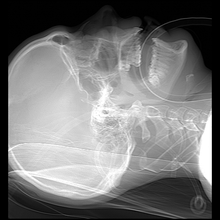
%> input picture images/0001.png, 220 x 220 px, shrunk from 512 x 512 before the run
$ octave edge_detection.m   (GNU Octave 9; MATLAB toolbox functions it lacks are replaced by stand-ins)
%> lines starting %> are read from the running program, lines starting %| are printed output that depends on the picture; in (x1, y1, x2, y2) boxes, pixels count from 0 and x2, y2 are one past the last pixel; in counts of white or black regions, pixels touching at a corner belong together; the program's own positions count from 1
%%
% images | derivatives | ang_mag | nonmax | LT_HT | hysteresis
picturesque = [false false false false false false];

I_raw = imread('./images/0001.png');
%> I_raw is the input picture: size 220x220 uint8; min 0, max 255, mean 118.5

I = imgaussfilt(medfilt2(I_raw), 0.5);

if picturesque(1)
    figure()
    tiledlayout(1,2)

    nexttile
    imshow(I_raw)
    title('Raw image')

    nexttile
    imshow(I)
    title('Smooth')
end
%%
filter = [-1 0 1
          -2 0 2
          -1 0 1];

%filter = [-1 1];

I_x = conv2(I, filter, 'same');
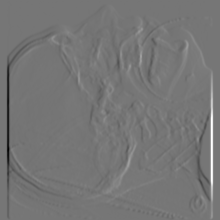
%> I_x: size 220x220 double; min -782, max 904, mean 0; drawn with min black and max white
I_y = conv2(I, filter', 'same');
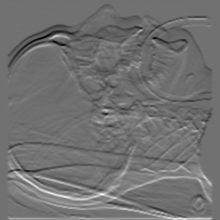
%> I_y: size 220x220 double; min -277, max 343, mean 0; drawn with min black and max white

if picturesque(2)
    figure()
    tiledlayout(1,2)

    nexttile
    imshow(uint8(I_x))
    title('X der')

    nexttile
    imshow(uint8(I_y))
    title('Y der')
end

%%

I_grad = atan2(I_y, I_x);
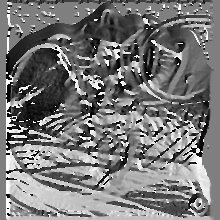
%> I_grad: size 220x220 double; min -3.14, max 3.14, mean -0.165; drawn with min black and max white
I_mag = sqrt(I_x.^2 + I_y.^2);

if picturesque(3)
    figure()
    tiledlayout(1,2)

    nexttile
    imshow(I_grad)
    title('Gradient Angle')

    nexttile
    imshow(uint8(I_mag))
    title('Gradient Magnitude (Pop pop)')
end

%%

I_filtered = zeros(size(I));

for i = 2:size(I, 1)-1
    for j = 2:size(I, 2)-1
        ang_type = get_edge_type(I_grad(i, j));
        val1 = 0;
        val2 = 0;

        if ang_type == 0
            val1 = I_mag(i, j+1);
            val2 = I_mag(i, j-1);
        elseif ang_type == 1
            val1 = I_mag(i-1, j-1);
            val2 = I_mag(i+1, j+1);
        elseif ang_type == 2
            val1 = I_mag(i+1, j);
            val2 = I_mag(i-1, j);
        elseif ang_type == 3
            val1 = I_mag(i-1, j+1);
            val2 = I_mag(i+1, j-1);
        end

        if val1 < I_mag(i, j) && val2 < I_mag(i, j)
            I_filtered(i, j) = I_mag(i, j);
        end
    end
end
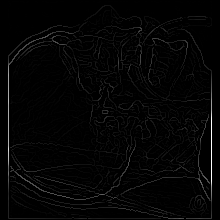
%> I_filtered: size 220x220 double; min 0, max 904, mean 16.9; drawn with min black and max white


if picturesque(4)
    figure()
    tiledlayout(1,2)

    nexttile
    imshow(uint8(I_mag))
    title('Raw magnitude')

    nexttile
    imshow(uint8(I_filtered))
    title('Filtered magnitude(nonmaxima)')
end


%%

% [5 lines of commented-out code are left out]
%%
LT = median(median(I_filtered(I_filtered > 0))) * 1.1;
%> LT = 43.81
HT = LT * 3;
%> HT = 131.4

mag_LT = (I_filtered>=LT);
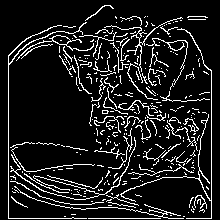
%> mag_LT: size 220x220 logical; 11.5% white in thin lines or dots
mag_HT = (I_filtered>=HT);
%> mag_HT: size 220x220 logical; 2.8% white in thin lines or dots, all inside (x1, y1, x2, y2) = (8, 26, 212, 219)

if picturesque(5)
    figure()
    tiledlayout(1,2)

    nexttile
    imshow(mag_LT)
    title('Low thresh')

    nexttile
    imshow(mag_HT)
    title('High thresh')
end


mag_hyst = mag_HT;
nu_mag_LT = mag_LT - mag_HT;
%> nu_mag_LT: size 220x220 double; values 0 (black) and 1 (white), 8.7% white in thin lines or dots


for i = 2:size(I, 1)-1
    for j = 2:size(I, 2)-1
        if mag_HT(i,j) > 0

            for k = i-1:i+1
                for l = j-1:j+1
                    if nu_mag_LT(k, l) > 0
                        mag_hyst(k, l) = 1;
                        [nu_mag_LT, mag_hyst] = do_hysteresis(mag_hyst, nu_mag_LT, mag_HT, k, l);
                    end
                end
            end

        end
    end
end
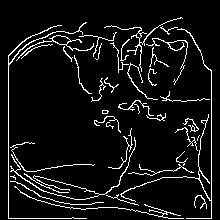
%> mag_hyst: size 220x220 logical; 7.5% white in thin lines or dots, all inside (x1, y1, x2, y2) = (8, 17, 212, 219)
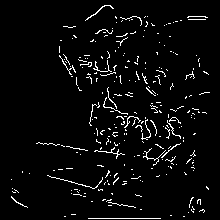
%> nu_mag_LT: size 220x220 double; values 0 (black) and 1 (white), 4% white in thin lines or dots, all inside (x1, y1, x2, y2) = (11, 5, 210, 219)


if picturesque(6)
    figure()
    tiledlayout(1,3)

    nexttile
    imshow(uint8(I_raw))
    title('Original')

    nexttile
    imshow(uint8(I_filtered))
    title('Filtered')

    nexttile
    imshow(uint8(mag_hyst))
    title('Hystersised')
end
%%
%> (the run ends here)

$ run again, with images/0002.png copied over images/0001.png
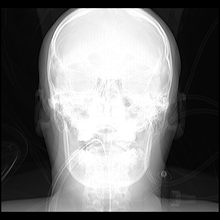
%> input picture images/0002.png, 220 x 220 px, shrunk from 512 x 512 before the run
%> I_raw is the input picture: size 220x220 uint8; min 0, max 255, mean 117.5
%> LT = 22.44
%> HT = 67.31
%> mag_LT: size 220x220 logical; 11.4% white in thin lines or dots
%> mag_HT: size 220x220 logical; 5% white in thin lines or dots
%> after the loop `for i = 2:size(I, 1)-1`:
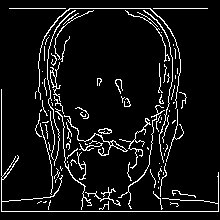
%> mag_hyst: size 220x220 logical; 7.7% white in thin lines or dots
%> after the loop `for i = 2:size(I, 1)-1`:
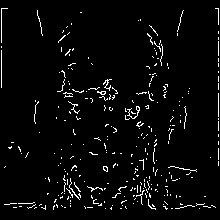
%> nu_mag_LT: size 220x220 double; values 0 (black) and 1 (white), 3.6% white in thin lines or dots

$ run again, with images/0009.png copied over images/0001.png
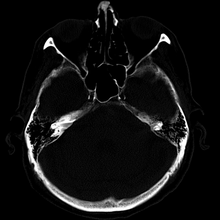
%> input picture images/0009.png, 220 x 220 px, shrunk from 512 x 512 before the run
%> I_raw is the input picture: size 220x220 uint8; min 0, max 255, mean 17.2
%> LT = 22.27
%> HT = 66.82
%> mag_LT: size 220x220 logical; 8.8% white in thin lines or dots
%> mag_HT: size 220x220 logical; 5.6% white in thin lines or dots, all inside (x1, y1, x2, y2) = (18, 1, 190, 212)
%> after the loop `for i = 2:size(I, 1)-1`:
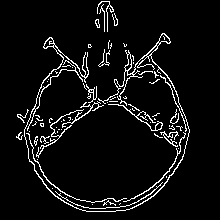
%> mag_hyst: size 220x220 logical; 6% white in thin lines or dots, all inside (x1, y1, x2, y2) = (16, 1, 190, 212)
%> after the loop `for i = 2:size(I, 1)-1`:
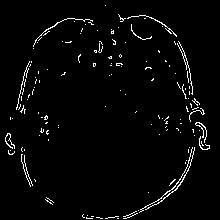
%> nu_mag_LT: size 220x220 double; values 0 (black) and 1 (white), 2.8% white in thin lines or dots
